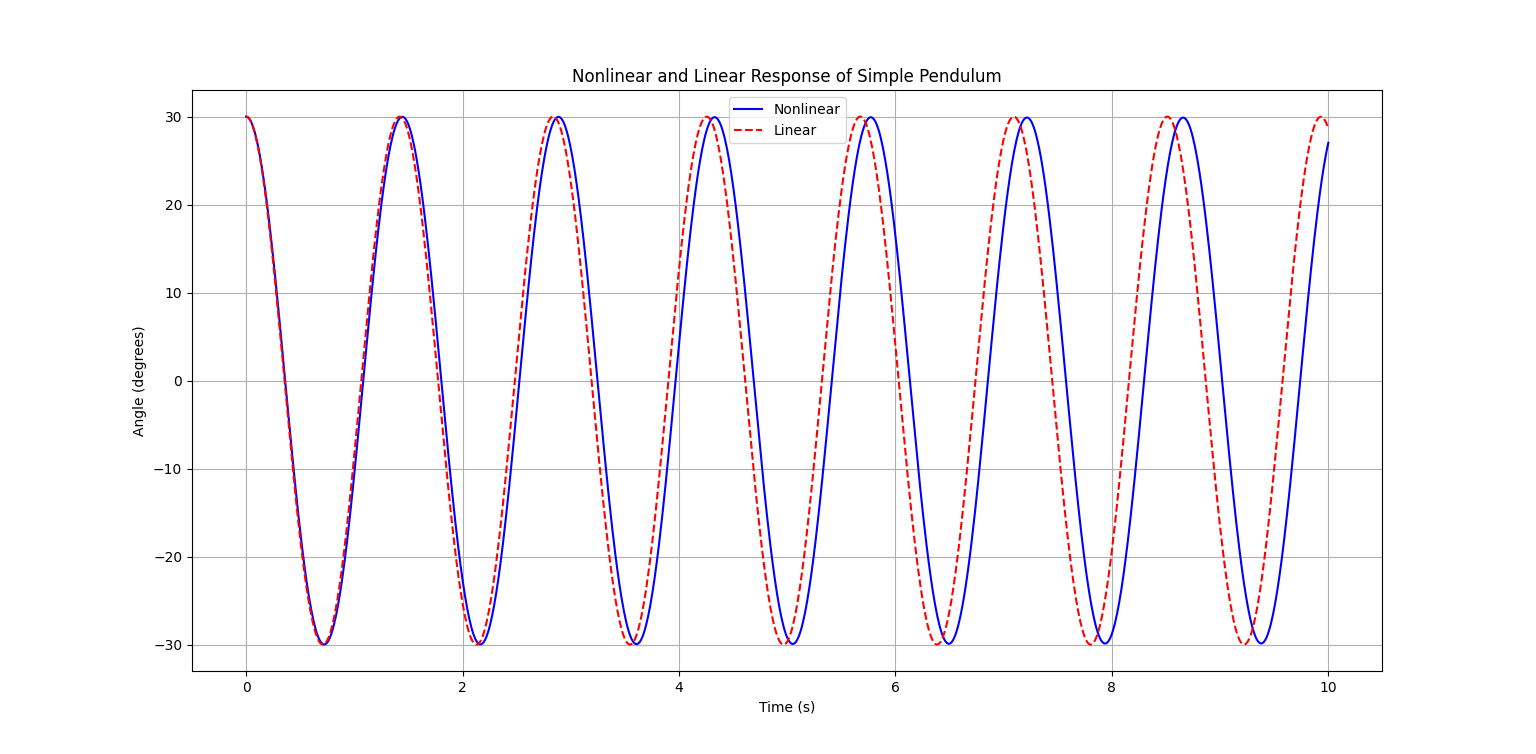

Generate this figure with Python:
import numpy as np
import matplotlib.pyplot as plt
from scipy.integrate import solve_ivp

# Parameters
L = 0.5  # Length of the pendulum (m)
m = 1  # Mass of the pendulum (kg)
g = 9.8  # Acceleration due to gravity (m/s^2)
theta0 = np.deg2rad(30)  # Initial angle of the pendulum (30 degrees)

# Nonlinear equation of motion
def nonlinear_eq(t, y):
    return [y[1], -(g / L) * np.sin(y[0])]

# Linearized equation of motion
def linear_eq(t, y):
    return [y[1], -(g / L) * y[0]]

# Time span
tspan = [0, 10]  # Time span for simulation (from t=0 to t=10 seconds)

# Solve the nonlinear equation of motion
sol_nonlinear = solve_ivp(nonlinear_eq, tspan, [theta0, 0], t_eval=np.linspace(tspan[0], tspan[1], 1000))

# Solve the linearized equation of motion
sol_linear = solve_ivp(linear_eq, tspan, [theta0, 0], t_eval=np.linspace(tspan[0], tspan[1], 1000))

# Plotting
plt.plot(sol_nonlinear.t, np.rad2deg(sol_nonlinear.y[0]), 'b-', linewidth=1.5, label='Nonlinear')
plt.plot(sol_linear.t, np.rad2deg(sol_linear.y[0]), 'r--', linewidth=1.5, label='Linear')
plt.xlabel('Time (s)')
plt.ylabel('Angle (degrees)')
plt.title('Nonlinear and Linear Response of Simple Pendulum')
plt.legend()
plt.grid(True)
plt.show()
